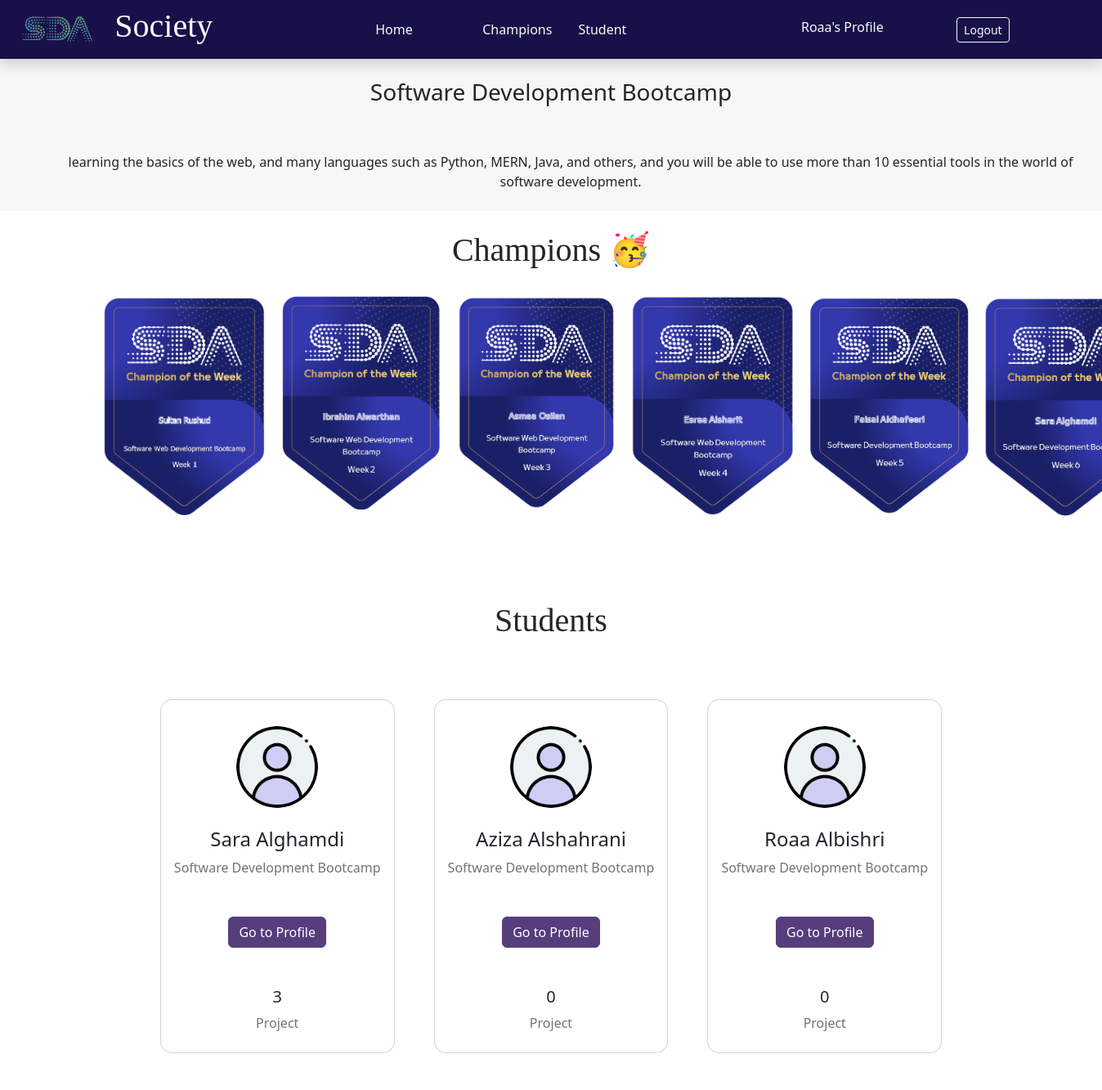
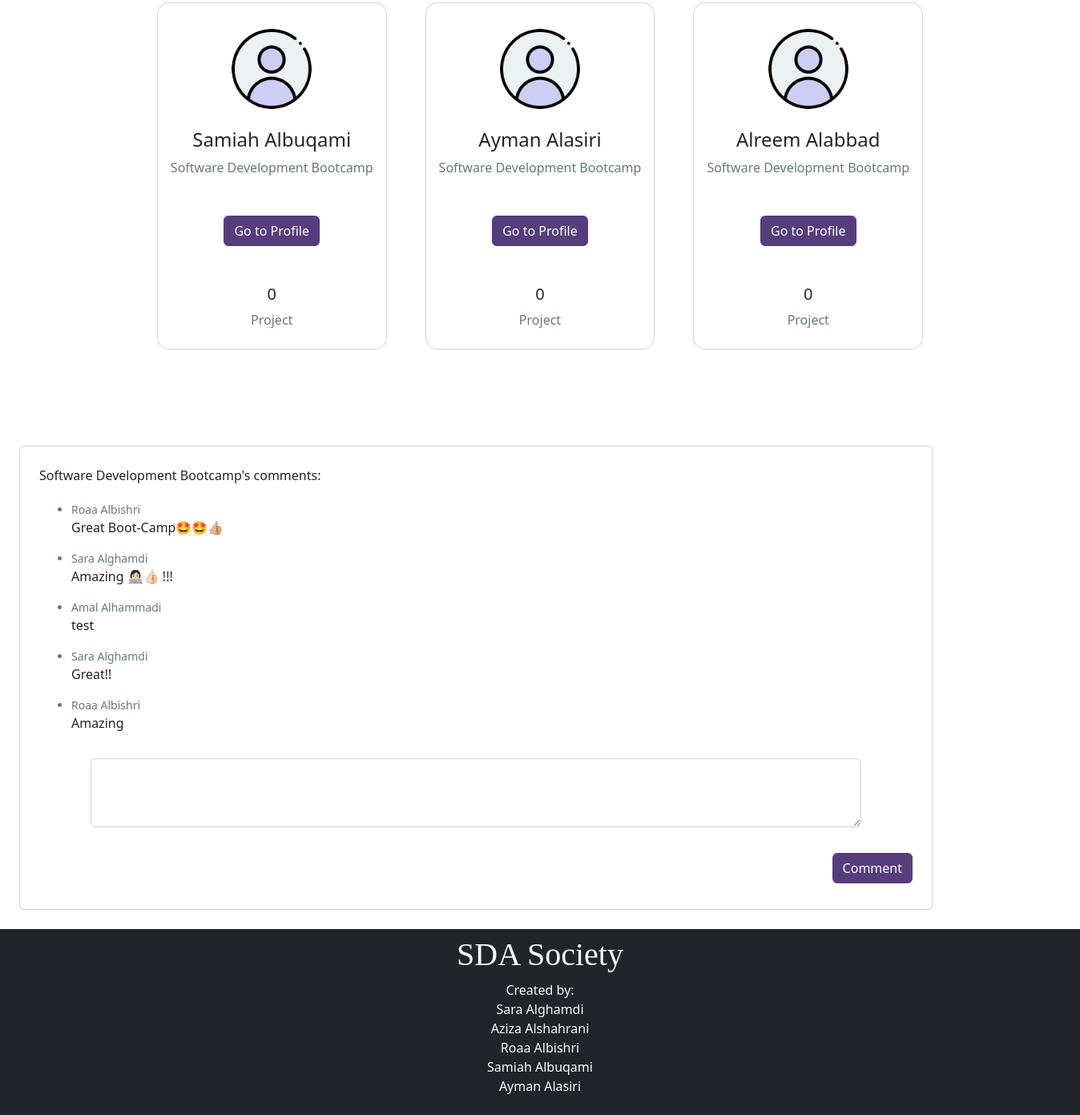
/info_bootcamp/6 (signed in), run on the app's committed database (2 pictures, top to bottom).
### App/models.py (models this page shows)
class Student(models.Model):
    fname = models.CharField(max_length=255)
    lname = models.CharField(max_length=255)
    email = models.CharField(max_length=255)
    password = models.CharField(max_length=255)
    bootcamp= models.ForeignKey(Bootcamp, related_name='students' ,on_delete=models.CASCADE)
    created_at = models.DateTimeField(auto_now_add=True)
    updated_at = models.DateTimeField(auto_now=True)
    objects= StudentManager()

class Bootcamp(models.Model):
    title = models.CharField(max_length=255)
    desc = models.TextField()
    img = models.ImageField(upload_to='files/covers')
    created_at = models.DateTimeField(auto_now_add=True)
    updated_at = models.DateTimeField(auto_now=True)

class Champion(models.Model):
    img=models.ImageField(upload_to='files/champion')
    bootcamp=models.ForeignKey(Bootcamp,related_name='champions' ,on_delete=models.CASCADE)

class Project(models.Model):
    title = models.CharField(max_length=20)
    desc = models.TextField()
    url=models.URLField()
    img_project = models.ImageField(upload_to='files/covers')
    student=models.ForeignKey(Student,related_name='projects',on_delete=models.CASCADE)

class Comment(models.Model):
    comment=models.CharField(max_length=255)
    student=models.ForeignKey(Student, related_name='comment' ,on_delete=models.CASCADE)
    bootcamp=models.ForeignKey(Bootcamp, related_name='bootcamp_comment' ,on_delete=models.CASCADE)

### App/views.py (the view)
# urls.py: path('info_bootcamp/<int:_id>',views.info_bootcamp),
def info_bootcamp(request, _id):
    if not 'student_id' in request.session:
        return redirect('/')
    context = {
        "student" : Student.objects.get(id=request.session['student_id']),
        'bootcamp': Bootcamp.objects.get(id=_id),
        'champion' : Champion.objects.all()
    }
    return render (request, 'student/info_bootcamp.html', context)

### App/templates/student/info_bootcamp.html (shortened to what this page needs)
<!DOCTYPE html>
<html lang="en">
<head>
    {% load static %}
    <link rel="stylesheet" href="https://cdn.jsdelivr.net/npm/bootstrap@5.2.0-beta1/dist/css/bootstrap.rtl.min.css">
</head>
<body>
    <div class="navbar sticky-top navbar navbar-expand-xs navbar-dark navbar-rounded shadow p-2 px-4 " style="background: #181149;">
        <div class="d-flex row " style="align-items:center;">
            <img class="col-4" src="{% static '/logo-removebg-preview.png' %}" width="90" alt="" >
            <h1 class="col-4 text-light" style="font-family:cairo;">Society</h1>
        </div>
        <div class="col-4">
            <ul class="nav">
                <li class="nav-item col-4">
                    <a class="nav-link active text-light" href="/home_student">Home</a>
                </li>
                <li class="nav-item col-">
                    <a class="nav-link text-light" href="#champions">Champions</a>
                </li>
                <li class="nav-item col-">
                    <a class="nav-link text-light" href="#student">Student</a>
                </li>
            </ul>
        </div>
        <div class="col-4">
            <div class="d-flex justify-content-evenly">
                <a class="nav-link text-light" href="/profile">{{student.fname}}'s Profile</a>
                <a href="/logout" class="btn btn-outline-light btn-sm">Logout</a>
            </div>
        </div>
    </div>
    <div>
        <div style="background-color:#f7f7f7;">
            <h3 class="p-4 d-flex justify-content-center" >{{bootcamp.title}}</h3>
            <p class="p-4 fs-6 fw-light text-center me-5">{{bootcamp.desc}}</p>
    </div>
        <div id="champions" class="container mt-4 mb-4">
            <h1 class="text-blue text-center font-weight-bold m-4" style="font-family:cairo;">Champions 🥳 </h1>
            <div class="d-flex justify-content-between mb-4 ">
            {% for champion in bootcamp.champions.all %}
                <div class="p-2">
                    <img style="width: 200px;" src="{{champion.img.url}}" >
                </div>
            {% endfor %}
            </div>
        </div>
    <div id="student"class="container py-5 h-100 ">
        <h1 class="text-blue text-center font-weight-bold m-4" style="font-family:cairo;">Students</h1>
        <div class="d-flex justify-content-center flex-wrap p-4 r" >
            {% for student in bootcamp.students.all%}
                <div class="card m-4 " style="border-radius: 15px;">
                    <div class="card-body text-center">
                        <div class="mt-3 mb-4">
                            <img src="{% static '/user.png' %}"
                            class="rounded-circle img-fluid" style="width: 100px;" />
                        </div>
                        <h4 class="mb-2">{{student.fname}} {{student.lname}}</h4>
                        <p class="text-muted mb-4">{{student.bootcamp.title}}
                            <br>
                            <br>
                            <br>
                            <a href="/go_profile/{{student.id}}"  class="btn btn-secondary ">Go to Profile</a>
                        <div class="d-flex justify-content-center text-center mt-5 mb-2">
                            <div>
                            <p class="mb-2 h5">{{student.projects.all|length}}</p>
                            <p class="text-muted mb-0"> Project</p>
                            </div>
                        </div>
                    </div>
                </div>
            {% endfor %}
        </div>
    </div>
        <div class="container m-4 p-4 card ">
            <p>{{bootcamp.title}}'s comments:</p>
            <div class="scroll">
                <ul>
                    {% for comment in bootcamp.bootcamp_comment.all %}
                    <li class="form-text text-muted">{{comment.student.fname}} {{comment.student.lname}}</li>
                    <p>{{comment.comment}}</p>
                    {% empty %}
                    <p>No comments</p>
                    {% endfor %}
                </ul>
            </div>
            <form action="/add_comment/{{bootcamp.id}}" method="POST">
                <div class="p-3 mb-3 mx-5">
                    <textarea class="form-control" name="comment" rows="3"></textarea>
                </div>
                <div class="d-flex justify-content-end">
                    <button type="submit" class="btn btn-secondary mb-2">Comment</button>
                </div>
            </form>
        </div>
        <footer class="bg-dark text-light p-2">
            <section id="contact" class="site-footer">
                <div class="container">
                    <div class="row m-b-lg ">
                        <div class="col-lg-12 text-center">
                            <h1 class="contact-us" style="font-family:cairo;">SDA Society</h1>
                        </div>
                    </div>
                    </div>
                    <div class="row">
                        <div class=" col-lg-12 text-center m-t-lg m-b-lg ">
                            <p class="copy-right fw-lighter"><strong> Created by:</strong><br/>
                                Sara Alghamdi <br/>
                                Aziza Alshahrani<br/>
                                Roaa Albishri <br/>
                                Samiah Albuqami<br/>
                                Ayman Alasiri<br/>
                            </p>
                        </div>
                    </div>
                </div>
</body>
</html>

### App/templates/student/info_bootcamp.html (style rules this page uses)
.btn-secondary { color: #fff; background-color: #563d7c; border-color: #563d7c; }

### data on the page
Student: fname "Roaa", lname "Albishri", bootcamp "Software Development Bootcamp", projects.all|length "0"
Bootcamp: title "Software Development Bootcamp", desc "learning the basics of the web, and many languages such as Python, MERN, Java, and others, and you will be able to use more than 10 essential tools in the world of software development."
Champion: img (picture)
Champion: img (picture)
Champion: img (picture)
Champion: img (picture)
Champion: img (picture)
Champion: img (picture)
Student: fname "Sara", lname "Alghamdi", bootcamp "Software Development Bootcamp", projects.all|length "3"
Student: fname "Aziza", lname "Alshahrani", bootcamp "Software Development Bootcamp", projects.all|length "0"
Student: fname "Samiah", lname "Albuqami", bootcamp "Software Development Bootcamp", projects.all|length "0"
Student: fname "Ayman", lname "Alasiri", bootcamp "Software Development Bootcamp", projects.all|length "0"
Student: fname "Alreem", lname "Alabbad", bootcamp "Software Development Bootcamp", projects.all|length "0"
Comment: student.fname "Roaa", student.lname "Albishri", comment "Great Boot-Camp🤩🤩👍🏼"
Comment: student.fname "Sara", student.lname "Alghamdi", comment "Amazing 👩🏻‍💻👍🏻 !!!"
Comment: student.fname "Amal", student.lname "Alhammadi", comment "test"
Comment: student.fname "Sara", student.lname "Alghamdi", comment "Great!!"
Comment: student.fname "Roaa", student.lname "Albishri", comment "Amazing"
